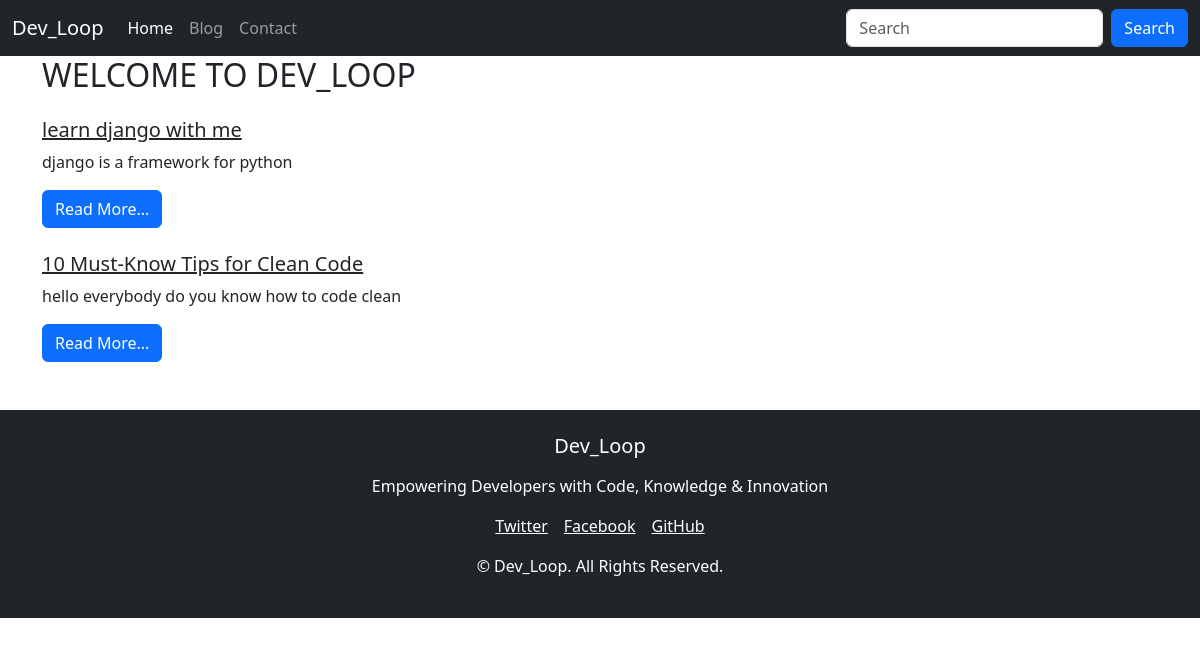
The page /blog/ on the database as committed earlier.
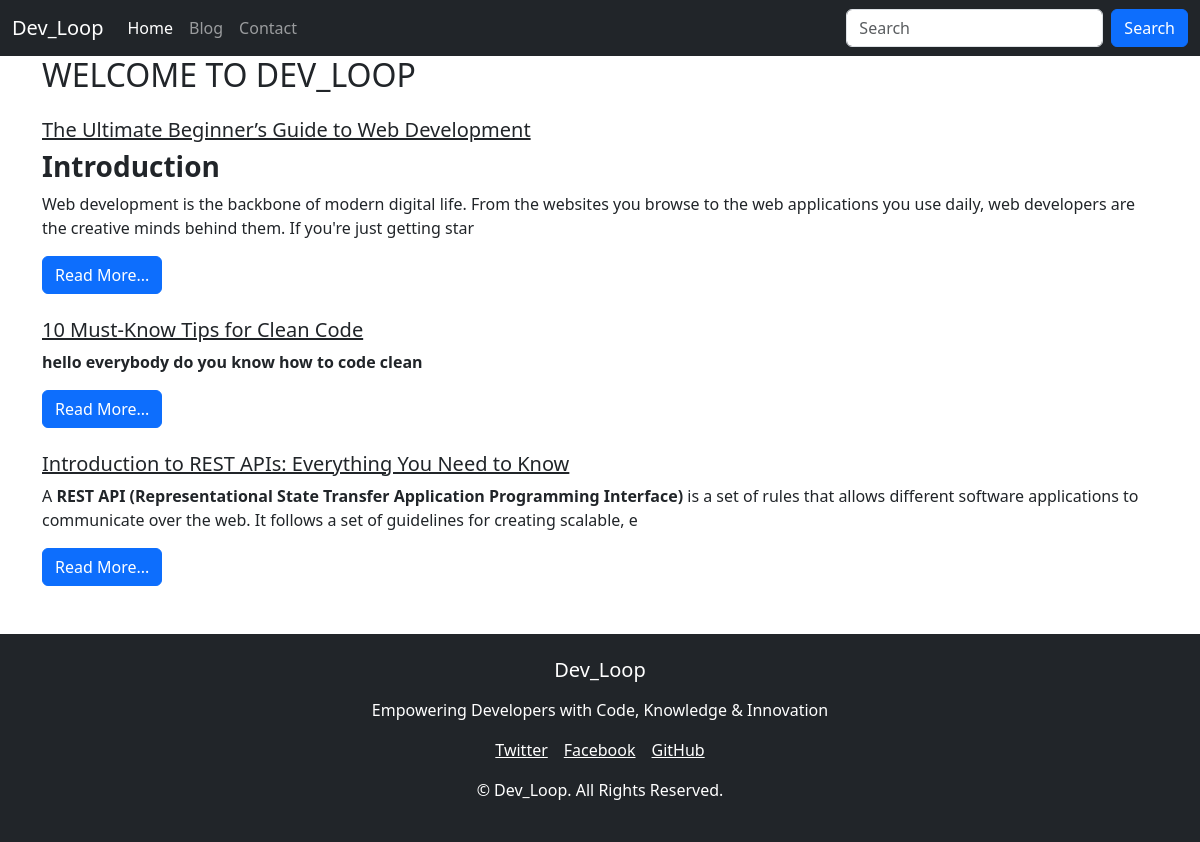
The same page on the database as committed later.
### blog/models.py (models this page shows, shortened)
class Blog (models.Model):
    sno=models.AutoField(primary_key=True)
    title=models.CharField(max_length=200)
    Content=HTMLField()
    slug=models.CharField(max_length=100)
    time=models.DateTimeField(auto_now_add=True)

### blog/views.py (the view)
# urls.py: 2. Add a URL to urlpatterns:  path('blog/', include('blog.urls'))
def blog(request):
    blogs=Blog.objects.all()
    context={'blogs':blogs}
    return render(request,'bloghome.html',context)

### templates/bloghome.html (shortened to what this page needs)
{% extends "base.html" %}
{% block blogactive %}active{% endblock blogactive %}
{% block body %}
<div class="container">
<h2>WELCOME TO DEV_LOOP</h2>
{% for blog in blogs  %}
    <div class="my-4">
    <h5 class="text-dark"><a href="/blogpost/{{blog.slug}}" class="text-dark"> {{blog.title}}</a></h5>
    <div class="my-2">
    {{blog.Content|slice:245|safe}}
    </div>
    <a href="/blogpost/{{blog.slug}}" class="text-dark"><button class="btn btn-primary">Read More...</button></a>
</div>
{% endfor %}
</div>
{% endblock body %}

### templates/base.html (shortened to what this page needs)
<!doctype html>
<html lang="en">
  <head>
    <link href="https://cdn.jsdelivr.net/npm/bootstrap@5.3.3/dist/css/bootstrap.min.css" rel="stylesheet">
  </head>
  <body>
    <nav class="navbar navbar-expand-lg bg-dark navbar-dark">
        <div class="container-fluid">
          <a class="navbar-brand" href="/">Dev_Loop</a>
          <div class="collapse navbar-collapse" id="navbarSupportedContent">
            <ul class="navbar-nav me-auto mb-2 mb-lg-0">
              <li class="nav-item {% block homeactive %}{% endblock homeactive %}">
                <a class="nav-link active" aria-current="page" href="/">Home</a>
              </li>
              <li class="nav-item {% block blogactive %}{% endblock blogactive %}">
                <a class="nav-link" href="/blog">Blog</a>
              </li>
              <li class="nav-item{% block contactactive %}{% endblock contactactive %}">
                <a class="nav-link" href="/contact">Contact</a>
              </li>
            </ul>
            <form action="/search" method="get" class="d-flex" role="search">
              <input class="form-control me-2" type="search" placeholder="Search" name="query" id="query" aria-label="Search">
              <button class="btn btn-primary" type="submit">Search</button>
            </form>
          </div>
        </div>
      </nav>
    {% block body %}
    {% endblock %}
    <footer class="bg-dark text-white text-center py-4 mt-5">
      <div class="container">
        <h5 class="mb-3">Dev_Loop</h5>
        <p>Empowering Developers with Code, Knowledge & Innovation</p>
        <div class="d-flex justify-content-center mb-3">
          <a href="#" class="text-white me-3"> Twitter</a>
          <a href="#" class="text-white me-3"> Facebook</a>
          <a href="#" class="text-white"> GitHub</a>
        </div>
        <p>&copy; {{ year }} Dev_Loop. All Rights Reserved.</p>
      </div>
    </footer>
  </body>
</html>

Rows that differ between the two databases and show on the page:
changed Blog: title "learn django with me" → "The Ultimate Beginner’s Guide to Web Development"; Content "django is a framework for python" → "Introduction Web development is the backbone of modern digital life. From the websites you browse to the web applications you use daily, web developers are the creative minds behind them. If you're just getting star"
added Blog: title "Introduction to REST APIs: Everything You Need to Know", Content "A REST API (Representational State Transfer Application Programming Interface) is a set of rules that allows different software applications to communicate over the web. It follows a set of guidelines for creating scalable, e"
